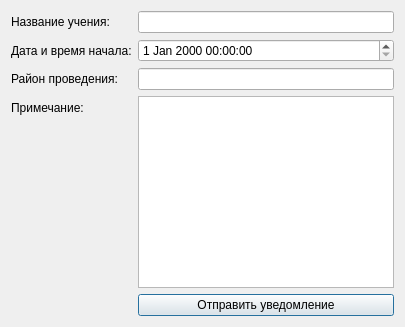
<?xml version="1.0" encoding="UTF-8"?>
<ui version="4.0">
 <class>ExerciseNoticeForm</class>
 <widget class="QDialog" name="ExerciseNoticeForm">
  <property name="windowTitle">
   <string>Уведомление об учении</string>
  </property>
  <layout class="QFormLayout" name="formLayout">
   <item row="0" column="0">
    <widget class="QLabel" name="labelExerciseName">
     <property name="text"><string>Название учения:</string></property>
    </widget>
   </item>
   <item row="0" column="1">
    <widget class="QLineEdit" name="exerciseName"/>
   </item>
   <item row="1" column="0">
    <widget class="QLabel" name="labelStartTime">
     <property name="text"><string>Дата и время начала:</string></property>
    </widget>
   </item>
   <item row="1" column="1">
    <widget class="QDateTimeEdit" name="startTime"/>
   </item>
   <item row="2" column="0">
    <widget class="QLabel" name="labelRegion">
     <property name="text"><string>Район проведения:</string></property>
    </widget>
   </item>
   <item row="2" column="1">
    <widget class="QLineEdit" name="region"/>
   </item>
   <item row="3" column="0">
    <widget class="QLabel" name="labelNotes">
     <property name="text"><string>Примечание:</string></property>
    </widget>
   </item>
   <item row="3" column="1">
    <widget class="QTextEdit" name="notes"/>
   </item>
   <item row="4" column="1">
    <widget class="QPushButton" name="buttonSend">
     <property name="text"><string>Отправить уведомление</string></property>
    </widget>
   </item>
  </layout>
 </widget>
 <resources/>
 <connections/>
</ui>
